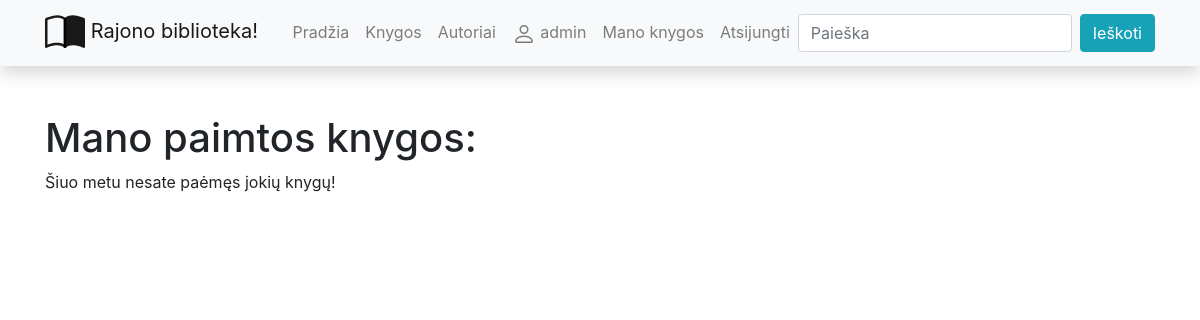
Page /library/mybooks/ (signed in) on the earlier database version.
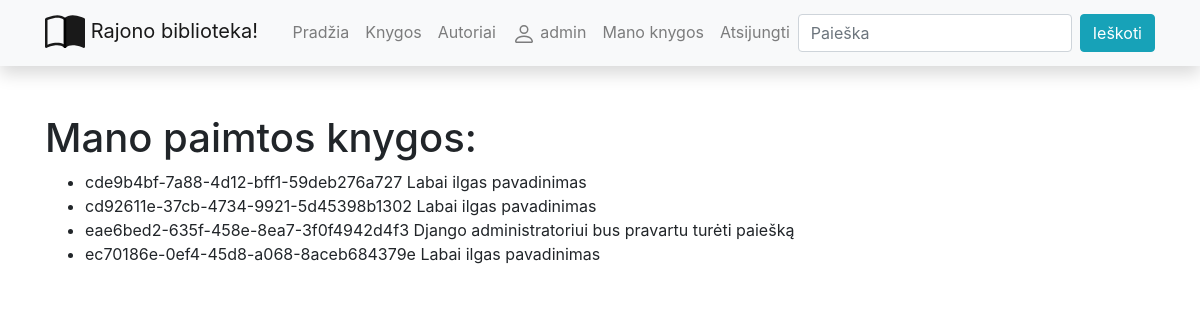
Same page on the later database version.
### library/models.py (models this page shows, shortened)
class BookInstance(models.Model):
    id = models.UUIDField(primary_key=True, default=uuid.uuid4, help_text='Unikalus knygos kopijos ID')
    book = models.ForeignKey('Book', on_delete=models.SET_NULL, null=True)
    due_back = models.DateField('Bus prieinama', null=True, blank=True)
    LOAN_STATUS = (
        ('a', 'Administruojama'),
        ('p', 'Paimta'),
        ('g', 'Galima paimti'),
        ('r', 'Rezervuota')
    )
    status = models.CharField(
        max_length=1,
        choices=LOAN_STATUS,
        blank=True,
        default='a',
        help_text='Status'
    )
    reader = models.ForeignKey(User, on_delete=models.SET_NULL, null=True, blank=True)
    class Meta:
        ordering = ['due_back'] # admin svetainės settingas, kaip rikiuojama
    def __str__(self):
        return f'{self.id} {self.book.title}'

class Book(models.Model):
    title = models.CharField('Pavadinimas', max_length=200)
    author = models.ForeignKey('Author', on_delete=models.SET_NULL, null=True, related_name='books')
    summary = models.TextField('Aprašymas', max_length=1000, help_text='Trumpas knygos aprašymas')
    isbn = models.CharField('ISBN', max_length=13)
    genre = models.ManyToManyField(Genre, help_text='Išrinkite žanrą/us šiai knygai')
    cover = models.ImageField('Viršelis', upload_to='covers', null=True)
    def display_genre(self):
        return '; '.join([genre.name for genre in self.genre.all()])
    display_genre.short_description = 'Žanras'
    class Meta:
        verbose_name = "Knyga"
        verbose_name_plural = "Knygos"

### library/views.py (the view)
# urls.py: path('mybooks/', views.LoanedBooksByUserListView.as_view(), name='my-borrowed')
class LoanedBooksByUserListView(LoginRequiredMixin, generic.ListView):
    model = BookInstance
    template_name = "user_books.html"
    def get_queryset(self):
        return BookInstance.objects.filter(reader=self.request.user).filter(status__exact="p").order_by("due_back")

### library/templates/user_books.html
{% extends "base.html" %}
{% block content %}
<h1>Mano paimtos knygos:</h1>
{% if bookinstance_list %}
<ul>
    {% for bookinst_obj in bookinstance_list %}
    <li>{{ bookinst_obj }}</li>
    {% endfor %}
</ul>
{% else %}
<p>Šiuo metu nesate paėmęs jokių knygų!</p>
{% endif %}
{% endblock %}

Differences in the rows shown:
now on this page (row edited): BookInstance: id+book "cde9b4bf-7a88-4d12-bff1-59deb276a727 Labai ilgas pavadinimas"
now on this page (row edited): BookInstance: id+book "cd92611e-37cb-4734-9921-5d45398b1302 Labai ilgas pavadinimas"
now on this page (row edited): BookInstance: id+book "eae6bed2-635f-458e-8ea7-3f0f4942d4f3 Django administratoriui bus pravartu turėti paiešką"
now on this page (row edited): BookInstance: id+book "ec70186e-0ef4-45d8-a068-8aceb684379e Labai ilgas pavadinimas"
Other differences:
text no longer shown: "Šiuo metu nesate paėmęs jokių knygų!"
